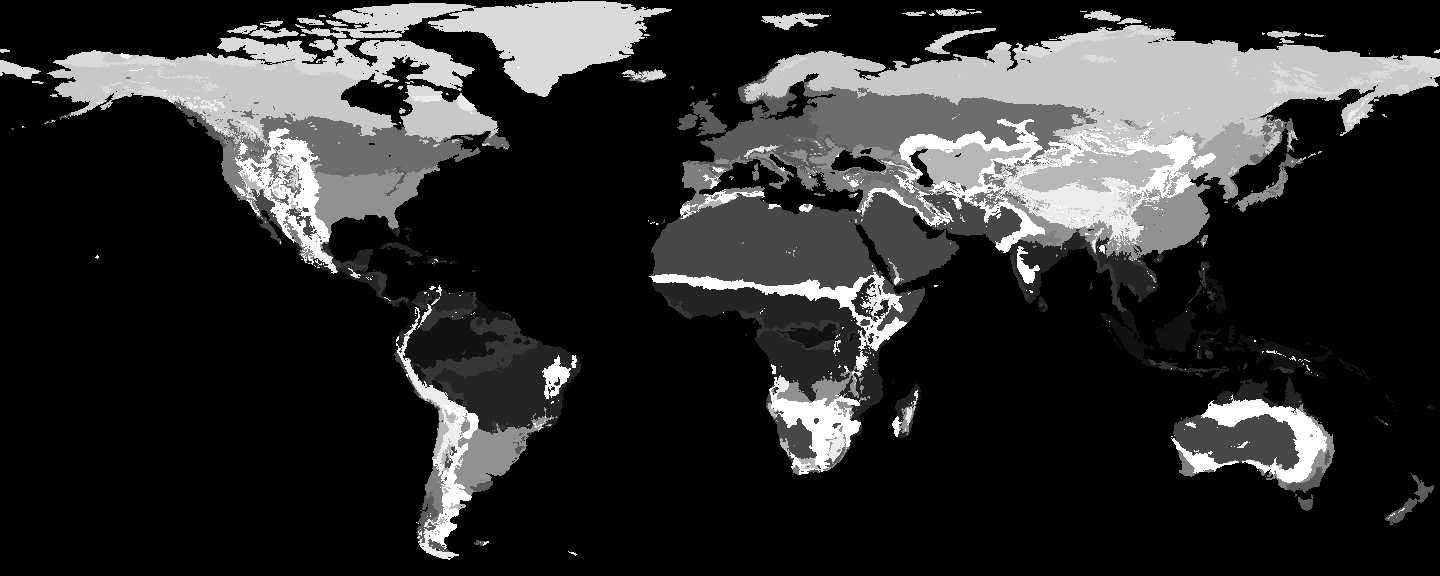
#> input picture src/assets/map/climate-grid.png, 1440 x 576 px
$ python build_climate_grid.py ../../src/assets/map/climate-grid.png
#> lines starting #> are read from the running program, lines starting #| are printed output that depends on the picture
"""產生世界氣候分布網格（#11）。

來源：Rubel, F., Brugger, K., Haslinger, K., & Auer, I. (2017). The climate of the European Alps:
Shift of very high resolution Köppen-Geiger climate zones 1800–2100. Meteorologische Zeitschrift, 26(2),
115–125. doi:10.1127/metz/2016/0816 —— 全球 1986–2010 柯本－蓋格分類，100 弧秒網格，
取自 kgcpy 套件（BSD-3-Clause）內附的 kmz_int_reshape.png。

用法：
  pip download --no-deps kgcpy==1.1.8 -d /tmp/kg && unzip 出 kgcpy/kmz_int_reshape.png
  python3 scripts/map/build_climate_grid.py <kmz_int_reshape.png>

輸出 src/assets/map/climate-grid.png：0.25° 灰階索引圖（1440×576，北緯 84° 到南緯 60°），
像素值為題庫分類代碼（0＝海洋），對照見 src/map/classes.ts。
"""
import sys
from pathlib import Path

import numpy as np
from PIL import Image

KOPPEN = ['', 'Af', 'Am', 'As', 'Aw', 'BSh', 'BSk', 'BWh', 'BWk', 'Cfa', 'Cfb', 'Cfc', 'Csa', 'Csb', 'Csc',
          'Cwa', 'Cwb', 'Cwc', 'Dfa', 'Dfb', 'Dfc', 'Dfd', 'Dsa', 'Dsb', 'Dsc', 'Dsd', 'Dwa', 'Dwb', 'Dwc',
          'Dwd', 'EF', 'ET', 'Ocean']

# 題庫分類代碼（需與 src/map/classes.ts 一致）
C = {
    'tropical-rainforest': 1, 'tropical-savanna': 2, 'tropical-monsoon': 3, 'tropical-desert': 4,
    'marine-west-coast': 5, 'continental': 6, 'mediterranean': 7, 'humid-subtropical': 8,
    'temperate-monsoon': 9, 'temperate-desert': 10, 'subarctic': 11, 'polar': 12, 'highland': 13, 'steppe': 14,
}

FACTOR = 9  # 100 弧秒 × 9 = 0.25°
LAT_TOP, LAT_BOTTOM = 84, -60


def to_class(code: str, lat: float) -> int:
    if code == 'Ocean' or not code:
        return 0
    if code == 'Af':
        return C['tropical-rainforest']
    if code == 'Am':
        return C['tropical-monsoon']
    if code in ('Aw', 'As'):
        return C['tropical-savanna']
    if code == 'BWh':
        return C['tropical-desert']
    if code == 'BWk':
        return C['temperate-desert']
    if code in ('BSh', 'BSk'):
        return C['steppe']
    if code in ('EF', 'ET'):
        # 中低緯度的寒冷氣候是高山（青藏高原、安地斯山、阿爾卑斯山）
        return C['highland'] if abs(lat) < 60 else C['polar']
    if code in ('Cwb', 'Cwc'):
        return C['highland']
    if code in ('Cfb', 'Cfc'):
        return C['highland'] if abs(lat) < 23.5 else C['marine-west-coast']
    if code.startswith('Cs'):
        return C['mediterranean']
    if code in ('Cfa', 'Cwa'):
        return C['humid-subtropical']
    if code in ('Dwa', 'Dwb'):
        return C['temperate-monsoon']
    if code in ('Dfa', 'Dfb', 'Dsa', 'Dsb'):
        return C['continental']
    if code in ('Dfc', 'Dfd', 'Dwc', 'Dwd', 'Dsc', 'Dsd'):
        return C['subarctic']
    raise ValueError(code)


def main(src: str) -> None:
#> called with src = '../../src/assets/map/climate-grid.png'
    img = np.asarray(Image.open(src), dtype=np.uint8)  # (6480, 12960)
#> img is the input picture: shape (576, 1440); min 0, max 14, mean 2.56
    h, w = img.shape
#> h = 576; w = 1440
    oh, ow = h // FACTOR, w // FACTOR
#> oh = 64; ow = 160
    blocks = img[: oh * FACTOR, : ow * FACTOR].reshape(oh, FACTOR, ow, FACTOR).transpose(0, 2, 1, 3).reshape(oh, ow, -1)
    # 每格取眾數（海洋過半則為海洋）
    counts = np.zeros((oh, ow, 33), dtype=np.uint16)
    for k in range(1, 33):
        counts[:, :, k] = (blocks == k).sum(axis=2)
    mode = counts.argmax(axis=2)
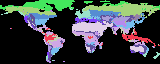
#> mode: shape (64, 160) int64; 15 distinct labels, from 0 to 14; one colour per label, 0 black

    lat_centers = 90 - (np.arange(oh) + 0.5) * 180 / oh
    out = np.zeros((oh, ow), dtype=np.uint8)
    table = {}
    for y in range(oh):
        lat = float(lat_centers[y])
        for code_idx in np.unique(mode[y]):
            key = (int(code_idx), lat >= 60 or lat <= -60, abs(lat) < 23.5)
            if key not in table:
                table[key] = to_class(KOPPEN[int(code_idx)], lat)
            out[y][mode[y] == code_idx] = table[key]
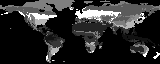
#> out: shape (64, 160); min 0, max 14, mean 2.37; drawn with min black and max white

    top = int((90 - LAT_TOP) * 4)
    bottom = int((90 - LAT_BOTTOM) * 4)
    crop = out[top:bottom]
    dest = Path(__file__).resolve().parents[2] / 'src' / 'assets' / 'map' / 'climate-grid.png'
    Image.fromarray(crop, mode='L').save(dest, optimize=True)
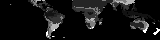
#> saved as climate-grid.png: PIL image 160x40 L; min 0, max 14, mean 1.05; drawn with min black and max white
    print('saved', dest, crop.shape, {k: int((crop == v).sum()) for k, v in C.items()})
#> (printed output is left out)


if __name__ == '__main__':
    main(sys.argv[1])
